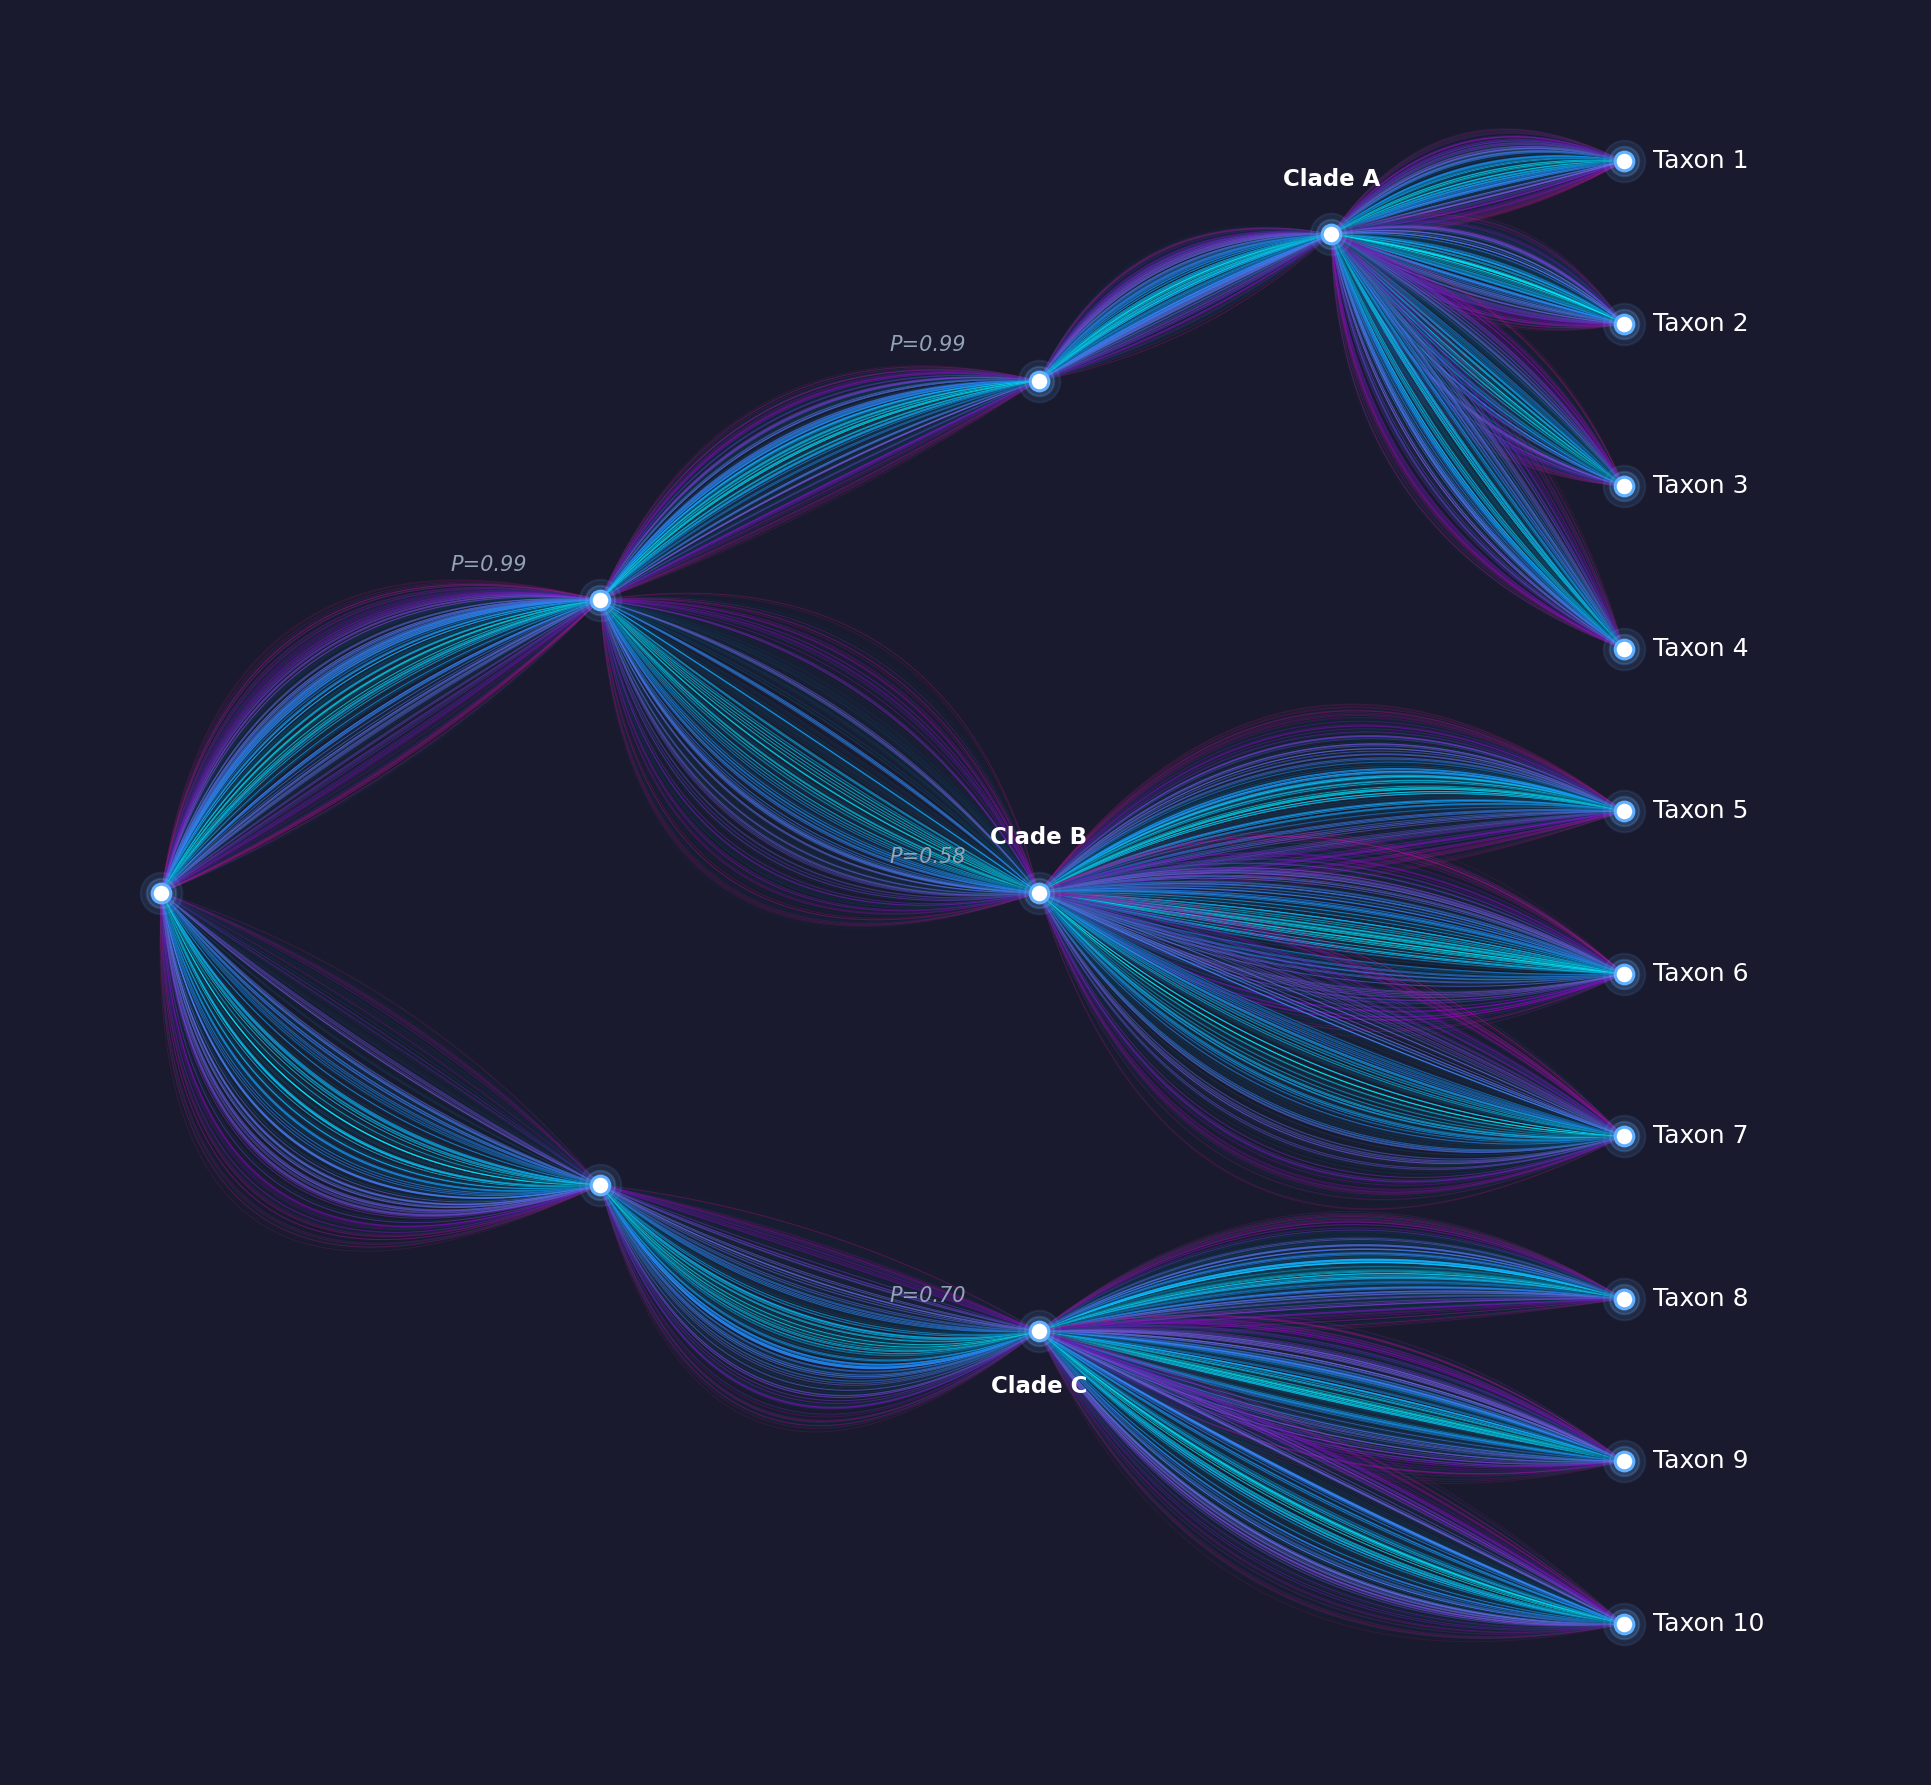

Python code for this plot:
import matplotlib.pyplot as plt
import numpy as np
from matplotlib.colors import LinearSegmentedColormap
import networkx as nx

def draw_posterior_link(ax, node1_pos, node2_pos, max_curvature_offset, num_lines, cmap, global_curvature=0.0):
    """
    Draws a dense bundle of "fiber-like" lines (hair effect).
    global_curvature: offsets the entire bundle from the straight line.
    """
    base_teal = '#0D506E'
    fiber_count = max(num_lines, 400)
    
    for i in range(fiber_count):
        # Distribution around a global curvature offset
        curvature = global_curvature + np.random.uniform(-max_curvature_offset, max_curvature_offset)
        
        is_highlight = (np.random.random() < 0.25)
        # Distance to the *center* of the bundle (which is now global_curvature)
        dist_to_bundle_center = abs((curvature - global_curvature) / (max_curvature_offset + 1e-9))
        
        if is_highlight:
            color_idx = dist_to_bundle_center * 0.8
            line_color = cmap(color_idx)
            alpha = (1.0 - dist_to_bundle_center**1.5) * 0.6 + 0.1
            lw = 0.5
        else:
            line_color = base_teal
            alpha = (1.0 - dist_to_bundle_center**0.8) * 0.3 + 0.05
            lw = 0.35
            
        mid_point = (node1_pos + node2_pos) / 2
        line_vec = node2_pos - node1_pos
        perp_vec = np.array([-line_vec[1], line_vec[0]])
        if np.linalg.norm(perp_vec) > 0:
            perp_vec = perp_vec / np.linalg.norm(perp_vec)
        
        jitter_amp = max_curvature_offset * 0.08
        ctrl_jitter = (np.random.random() - 0.5) * jitter_amp
        control_point = mid_point + curvature * perp_vec + ctrl_jitter * perp_vec
        
        t = np.linspace(0, 1, 80) # Slightly fewer points for performance
        curve_points = np.array([(1-t_i)**2 * node1_pos + 2*(1-t_i)*t_i * control_point + t_i**2 * node2_pos for t_i in t])
        
        ax.plot(curve_points[:, 0], curve_points[:, 1], color=line_color, linewidth=lw, alpha=alpha, zorder=1)

# --- 1. Main Setup ---
plt.style.use('dark_background')
fig, ax = plt.subplots(figsize=(16, 12))
background_color = '#1A1A2E' # Updated background color
fig.patch.set_facecolor(background_color)
ax.set_facecolor(background_color)

# Very subtle grid matching Solarized Dark palette
ax.grid(color='#1b1f27', linestyle='-', linewidth=0.5, alpha=0.15)

# --- 2. Create Custom Colormap (Full Spectrum Neon) ---
# Transition across the full neon spectrum for vibrancy
colors = [
    (0.0, '#00F5FF'), # Cyan
    (0.2, '#1E90FF'), # Dodger Blue
    (0.4, '#7B68EE'), # Medium Slate Blue
    (0.6, '#9400D3'), # Dark Violet
    (0.8, '#FF1493'), # Deep Pink
    (1.0, '#FFD700')  # Gold/Orange
]
custom_cmap = LinearSegmentedColormap.from_list('neon_spectrum', colors)

# --- 3. Define Tree Topology and Manual Positions ---
# Nodes: Root=0, Internal=1,2,3,4,5,6, Taxa=7-16
node_positions = {
    0: np.array([0.0, 0.0]), # Root
    
    1: np.array([0.3, 0.2]), # Upper branch 1
    2: np.array([0.3, -0.2]),# Lower branch 1
    
    3: np.array([0.6, 0.35]),# Clade A parent
    4: np.array([0.6, 0.0]), # Middle internal
    5: np.array([0.6, -0.3]),# Clade D parent
    
    # Clade A
    6: np.array([0.8, 0.45]), # Clade A junction
}

# Taxa positions (right side)
taxa_x = 1.0
taxa_y = np.linspace(0.5, -0.5, 10)
for i in range(10):
    node_positions[7+i] = np.array([taxa_x, taxa_y[i]])

# Define edges with uncertainty levels and global curvature for organic "sweep"
# (node1, node2, uncertainty, global_curvature)
# Uncertainty (spread) increased to occupy more space
edges_data = [
    (0, 1, 0.12, 0.08), (1, 3, 0.08, 0.06), (3, 6, 0.06, 0.03),
    # Clade A taxa
    (6, 7, 0.06, 0.03), (6, 8, 0.07, 0.015), (6, 9, 0.08, -0.015), (6, 10, 0.09, -0.03), 
    
    (0, 2, 0.18, -0.12), (2, 5, 0.14, -0.1), # Lower (wide spread)
    (1, 4, 0.20, -0.04), # Cross branch (very wide)
    
    (4, 11, 0.12, 0.08), (4, 12, 0.14, 0.0), (4, 13, 0.18, -0.08), # Middle taxa
    
    (5, 14, 0.08, 0.06), (5, 15, 0.1, 0.0), (5, 16, 0.12, -0.06)  # Lower taxa
]

# --- 4. Draw Edges ---
for n1, n2, unc, gc in edges_data:
    draw_posterior_link(
        ax=ax,
        node1_pos=node_positions[n1],
        node2_pos=node_positions[n2],
        max_curvature_offset=unc,
        num_lines=45,
        cmap=custom_cmap,
        global_curvature=gc
    )

# --- 5. Draw Nodes with Glow ---
for i, pos in node_positions.items():
    # Glow effect
    ax.scatter(pos[0], pos[1], s=400, color='#61AFFF', alpha=0.1, zorder=3)
    ax.scatter(pos[0], pos[1], s=200, color='#61AFFF', alpha=0.2, zorder=3)
    # Core
    ax.scatter(pos[0], pos[1], s=80, color='white', edgecolors='#61AFFF', linewidth=1.5, zorder=4)

    # Clade Labels
    if i == 6:
        ax.text(pos[0], pos[1] + 0.03, 'Clade A', color='white', 
                ha='center', va='bottom', fontsize=11, fontweight='bold')
    elif i == 4:
        ax.text(pos[0], pos[1] + 0.03, 'Clade B', color='white', 
                ha='center', va='bottom', fontsize=11, fontweight='bold')
    elif i == 5:
        ax.text(pos[0], pos[1] - 0.03, 'Clade C', color='white', 
                ha='center', va='top', fontsize=11, fontweight='bold')

    # Taxa Labels
    if i >= 7:
        ax.text(pos[0] + 0.02, pos[1], f'Taxon {i-6}', color='white', 
                va='center', fontsize=12, fontweight='light', fontfamily='sans-serif')

# Probability labels near some nodes
prob_labels = [
    (3, 'P=0.99'), (4, 'P=0.58'), (5, 'P=0.70'), (1, 'P=0.99')
]
for node_idx, txt in prob_labels:
    pos = node_positions[node_idx]
    ax.text(pos[0] - 0.05, pos[1] + 0.02, txt, color='#94a3b8', 
            fontsize=10, fontstyle='italic', ha='right')

# --- 6. Finalize ---
ax.set_xlim(-0.1, 1.2)
ax.set_ylim(-0.6, 0.6)
ax.set_aspect('equal')
ax.axis('off')

plt.tight_layout()
plt.savefig('Test/reproduce_fig27.png', dpi=150, bbox_inches='tight', facecolor=fig.get_facecolor())
print("Successfully generated Test/reproduce_fig27.png")
